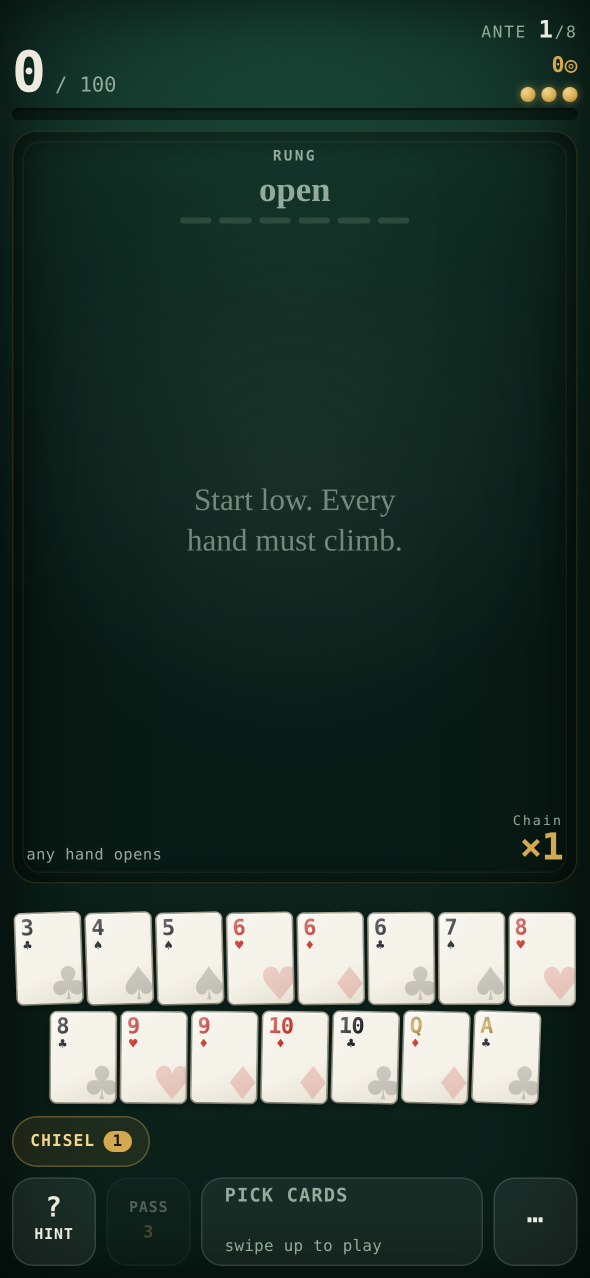
#> input picture v3-1.png, 1179 x 2556 px (shown at 1/2 size)
$ python vstats.py ../../../v3-1.png
#> lines starting #> are read from the running program, lines starting #| are printed output that depends on the picture
"""value classes of a picture: the share of cream, light, mid, shade and deep; and a picture of the classes"""
import sys, numpy as np
from PIL import Image
def classes(path, out=None):
#> called with path = '../../../v3-1.png'
    im=np.asarray(Image.open(path).convert('RGB').resize((768,1376))).astype(float)/255
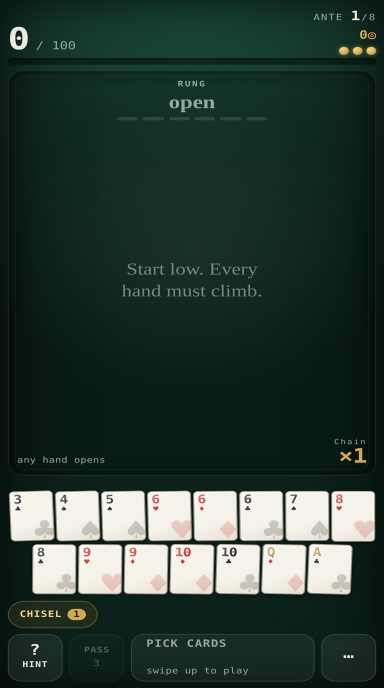
#> im: shape (1376, 768, 3) float64 (shown at 1/2 size); mean R, G, B 0.169, 0.238, 0.208
    L=0.299*im[...,0]+0.587*im[...,1]+0.114*im[...,2]
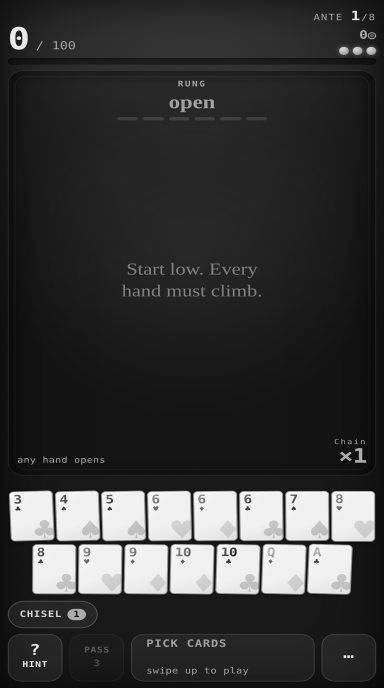
#> L: shape (1376, 768) float64 (shown at 1/2 size); min 0.0179, max 1, mean 0.214
    cls=np.digitize(L,[0.3,0.5,0.72,0.88])  # 0 deep .. 4 cream
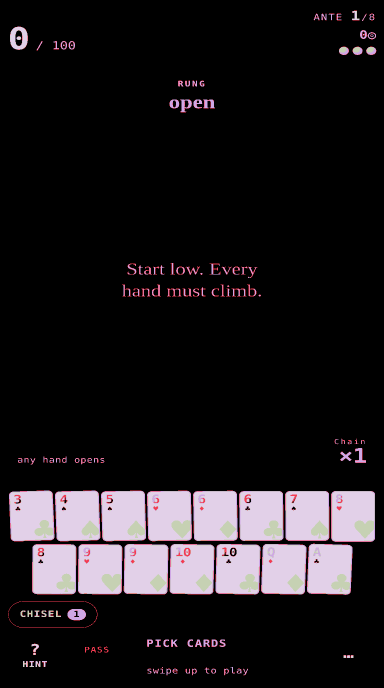
#> cls: shape (1376, 768) int64 (shown at 1/2 size); 5 distinct labels, from 0 to 4; one colour per label, 0 black
    pal=np.array([[40,25,20],[110,75,55],[170,130,100],[230,200,160],[255,250,235]],np.uint8)
    if out: Image.fromarray(pal[cls]).save(out)
    return [100*(cls==k).mean() for k in (4,3,2,1,0)]
if __name__=='__main__':
    for p in sys.argv[1:]:
        print(p.split('/')[-2]+'/'+p.split('/')[-1], ' cream %.1f light %.1f mid %.1f shade %.1f deep %.1f'%tuple(classes(p)))

$ run again, on v3-3.png
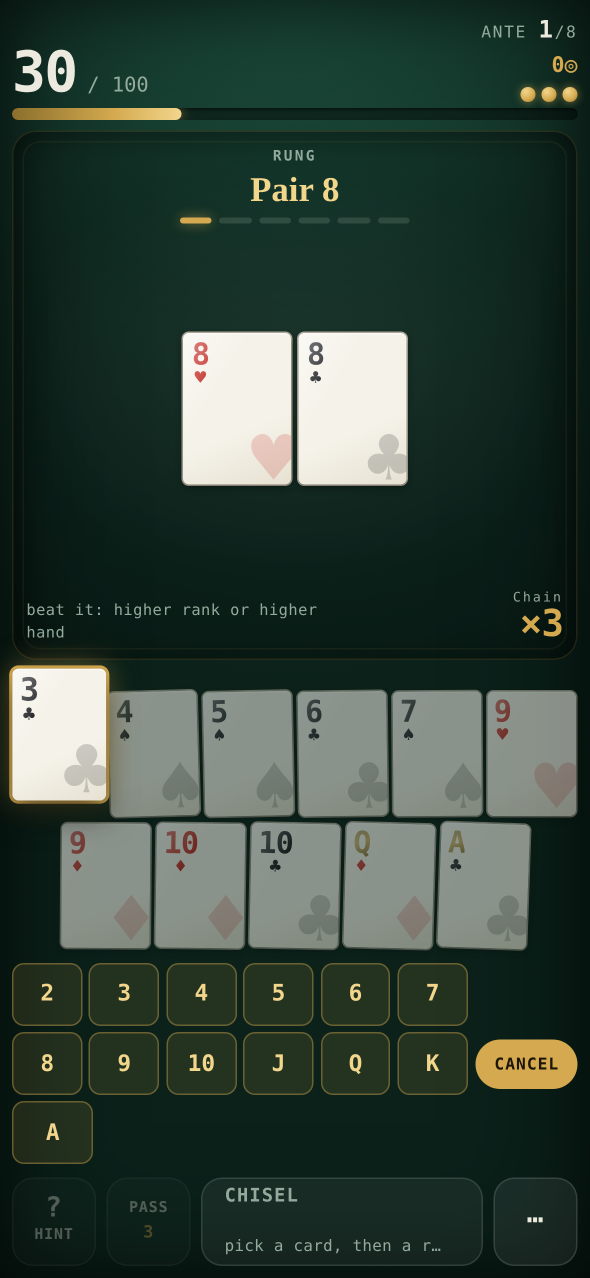
#> input picture v3-3.png, 1179 x 2556 px (shown at 1/2 size)
#> in classes, `L=0.299*im[...,0]+0.587*im[...,1]+0.114*im[...,2]`:
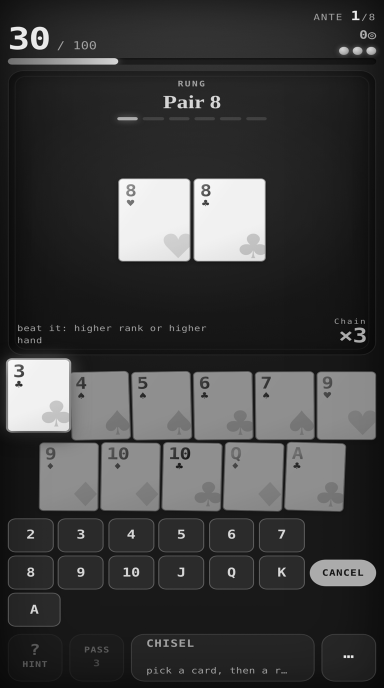
#> L: shape (1376, 768) float64 (shown at 1/2 size); min 0.0174, max 1, mean 0.244
#> in classes, `cls=np.digitize(L,[0.3,0.5,0.72,0.88])`:
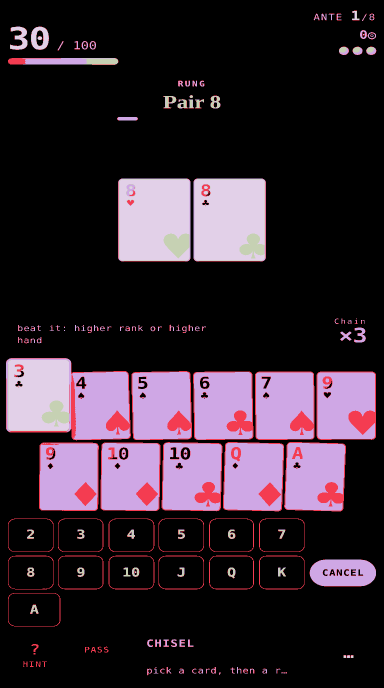
#> cls: shape (1376, 768) int64 (shown at 1/2 size); 5 distinct labels, from 0 to 4; one colour per label, 0 black

$ run again, on v3-4.png
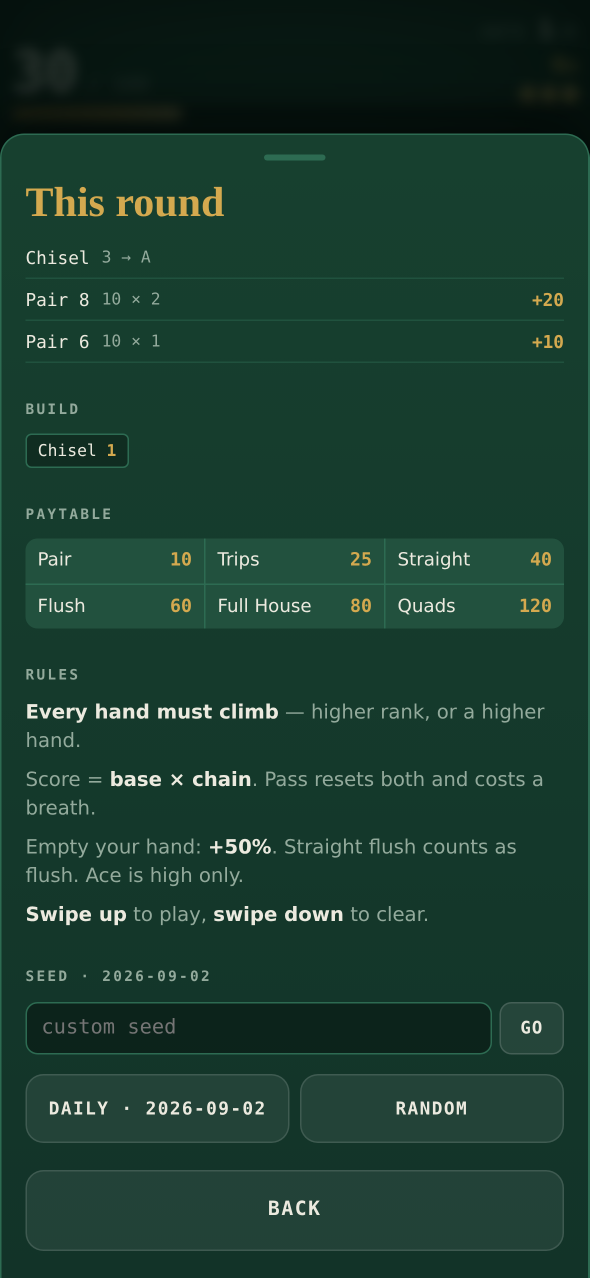
#> input picture v3-4.png, 1179 x 2556 px (shown at 1/2 size)
#> in classes, `L=0.299*im[...,0]+0.587*im[...,1]+0.114*im[...,2]`:
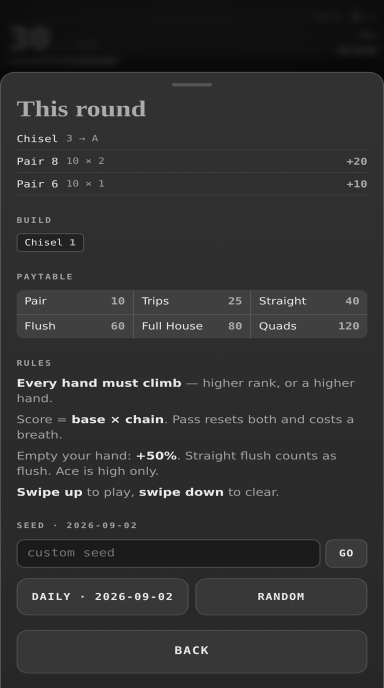
#> L: shape (1376, 768) float64 (shown at 1/2 size); min 0.0216, max 0.99, mean 0.19
#> in classes, `cls=np.digitize(L,[0.3,0.5,0.72,0.88])`:
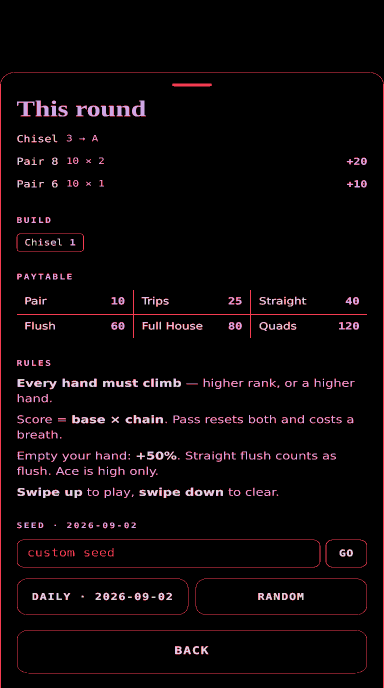
#> cls: shape (1376, 768) int64 (shown at 1/2 size); 5 distinct labels, from 0 to 4; one colour per label, 0 black
